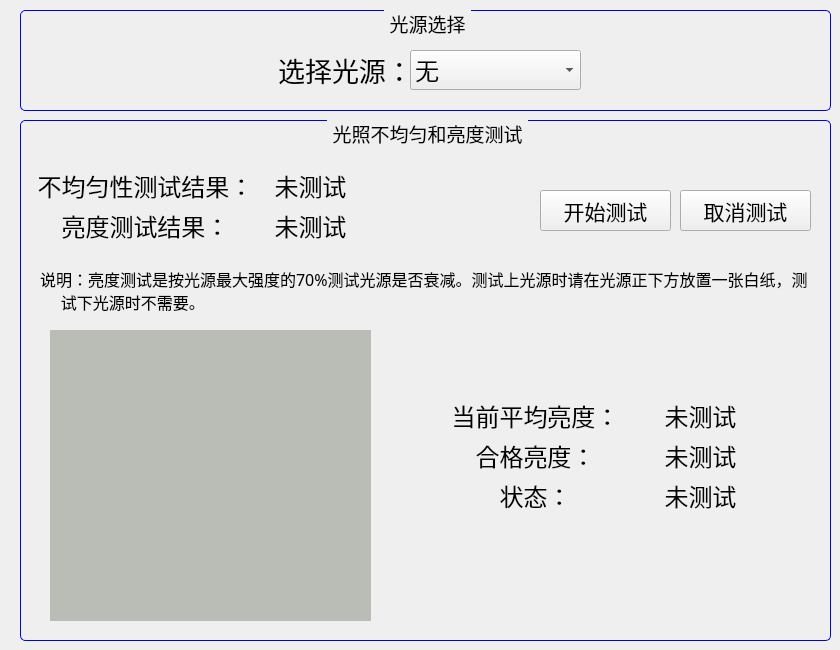
   <widget class="QWidget" name="tab_8">
    <attribute name="title">
     <string>系统光源标定</string>
    </attribute>
    <widget class="QGroupBox" name="LightGroupBox_15">
     <property name="geometry">
      <rect>
       <x>20</x>
       <y>10</y>
       <width>811</width>
       <height>101</height>
      </rect>
     </property>
     <property name="font">
      <font>
       <family>Yahei Mono</family>
       <pointsize>14</pointsize>
       <weight>50</weight>
       <italic>false</italic>
       <bold>false</bold>
      </font>
     </property>
     <property name="styleSheet">
      <string notr="true">QGroupBox 
{
	border:1px solid #0000EE;
	border-radius:5px;
	margin-top:1.5ex;
}
QGroupBox::title 
{
	subcontrol-origin: margin;
	subcontrol-position: top center;
	padding: 0 3px;
}</string>
     </property>
     <property name="title">
      <string>光源选择</string>
     </property>
     <property name="flat">
      <bool>false</bool>
     </property>
     <property name="checkable">
      <bool>false</bool>
     </property>
     <widget class="QLabel" name="lable_74">
      <property name="geometry">
       <rect>
        <x>220</x>
        <y>40</y>
        <width>211</width>
        <height>40</height>
       </rect>
      </property>
      <property name="font">
       <font>
        <family>Yahei Mono</family>
        <pointsize>20</pointsize>
        <weight>50</weight>
        <bold>false</bold>
       </font>
      </property>
      <property name="styleSheet">
       <string notr="true"/>
      </property>
      <property name="text">
       <string>选择光源：</string>
      </property>
      <property name="alignment">
       <set>Qt::AlignCenter</set>
      </property>
     </widget>
     <widget class="QComboBox" name="box_cz_21">
      <property name="geometry">
       <rect>
        <x>390</x>
        <y>40</y>
        <width>171</width>
        <height>40</height>
       </rect>
      </property>
      <property name="sizePolicy">
       <sizepolicy hsizetype="Preferred" vsizetype="Fixed">
        <horstretch>0</horstretch>
        <verstretch>0</verstretch>
       </sizepolicy>
      </property>
      <property name="minimumSize">
       <size>
        <width>0</width>
        <height>40</height>
       </size>
      </property>
      <property name="font">
       <font>
        <family>Yahei Mono</family>
        <pointsize>18</pointsize>
       </font>
      </property>
      <property name="layoutDirection">
       <enum>Qt::LeftToRight</enum>
      </property>
      <property name="autoFillBackground">
       <bool>false</bool>
      </property>
      <item>
       <property name="text">
        <string>无</string>
       </property>
      </item>
      <item>
       <property name="text">
        <string>相机1下光源</string>
       </property>
      </item>
      <item>
       <property name="text">
        <string>相机2上光源</string>
       </property>
      </item>
      <item>
       <property name="text">
        <string>相机2下光源</string>
       </property>
      </item>
      <item>
       <property name="text">
        <string>相机3上光源</string>
       </property>
      </item>
      <item>
       <property name="text">
        <string>相机3下光源</string>
       </property>
      </item>
     </widget>
    </widget>
    <widget class="QGroupBox" name="LightGroupBox_25">
     <property name="geometry">
      <rect>
       <x>20</x>
       <y>120</y>
       <width>811</width>
       <height>521</height>
      </rect>
     </property>
     <property name="font">
      <font>
       <family>Yahei Mono</family>
       <pointsize>14</pointsize>
       <weight>50</weight>
       <italic>false</italic>
       <bold>false</bold>
      </font>
     </property>
     <property name="styleSheet">
      <string notr="true">QGroupBox 
{
	border:1px solid #0000EE;
	border-radius:5px;
	margin-top:1.5ex;
}
QGroupBox::title 
{
	subcontrol-origin: margin;
	subcontrol-position: top center;
	padding: 0 3px;
}</string>
     </property>
     <property name="title">
      <string>光照不均匀和亮度测试</string>
     </property>
     <property name="flat">
      <bool>false</bool>
     </property>
     <property name="checkable">
      <bool>false</bool>
     </property>
     <widget class="QLabel" name="lable_157">
      <property name="geometry">
       <rect>
        <x>240</x>
        <y>50</y>
        <width>101</width>
        <height>31</height>
       </rect>
      </property>
      <property name="font">
       <font>
        <family>Ubuntu</family>
        <pointsize>18</pointsize>
        <weight>50</weight>
        <bold>false</bold>
       </font>
      </property>
      <property name="styleSheet">
       <string notr="true"/>
      </property>
      <property name="text">
       <string>未测试</string>
      </property>
      <property name="alignment">
       <set>Qt::AlignCenter</set>
      </property>
     </widget>
     <widget class="QLabel" name="lable_158">
      <property name="geometry">
       <rect>
        <x>10</x>
        <y>50</y>
        <width>231</width>
        <height>31</height>
       </rect>
      </property>
      <property name="font">
       <font>
        <family>Yahei Mono</family>
        <pointsize>18</pointsize>
        <weight>50</weight>
        <bold>false</bold>
       </font>
      </property>
      <property name="styleSheet">
       <string notr="true"/>
      </property>
      <property name="text">
       <string>不均匀性测试结果：</string>
      </property>
      <property name="alignment">
       <set>Qt::AlignCenter</set>
      </property>
     </widget>
     <widget class="QPushButton" name="pushButton_Revise_6">
      <property name="geometry">
       <rect>
        <x>520</x>
        <y>70</y>
        <width>131</width>
        <height>41</height>
       </rect>
      </property>
      <property name="sizePolicy">
       <sizepolicy hsizetype="Fixed" vsizetype="Fixed">
        <horstretch>0</horstretch>
        <verstretch>0</verstretch>
       </sizepolicy>
      </property>
      <property name="minimumSize">
       <size>
        <width>30</width>
        <height>0</height>
       </size>
      </property>
      <property name="font">
       <font>
        <family>Yahei Mono</family>
        <pointsize>16</pointsize>
       </font>
      </property>
      <property name="text">
       <string>开始测试</string>
      </property>
     </widget>
     <widget class="QPushButton" name="pushButton_Revise_7">
      <property name="geometry">
       <rect>
        <x>660</x>
        <y>70</y>
        <width>131</width>
        <height>41</height>
       </rect>
      </property>
      <property name="sizePolicy">
       <sizepolicy hsizetype="Fixed" vsizetype="Fixed">
        <horstretch>0</horstretch>
        <verstretch>0</verstretch>
       </sizepolicy>
      </property>
      <property name="minimumSize">
       <size>
        <width>30</width>
        <height>0</height>
       </size>
      </property>
      <property name="font">
       <font>
        <family>Yahei Mono</family>
        <pointsize>16</pointsize>
       </font>
      </property>
      <property name="text">
       <string>取消测试</string>
      </property>
     </widget>
     <widget class="QLabel" name="ButtonImage_2">
      <property name="geometry">
       <rect>
        <x>30</x>
        <y>210</y>
        <width>321</width>
        <height>291</height>
       </rect>
      </property>
      <property name="font">
       <font>
        <family>Yahei Mono</family>
       </font>
      </property>
      <property name="styleSheet">
       <string notr="true">background-color: rgb(186, 189, 182);</string>
      </property>
      <property name="frameShape">
       <enum>QFrame::NoFrame</enum>
      </property>
      <property name="text">
       <string/>
      </property>
      <property name="alignment">
       <set>Qt::AlignCenter</set>
      </property>
     </widget>
     <widget class="QLabel" name="lable_125">
      <property name="geometry">
       <rect>
        <x>20</x>
        <y>150</y>
        <width>771</width>
        <height>41</height>
       </rect>
      </property>
      <property name="font">
       <font>
        <family>Yahei Mono</family>
        <pointsize>12</pointsize>
        <weight>50</weight>
        <bold>false</bold>
       </font>
      </property>
      <property name="styleSheet">
       <string notr="true"/>
      </property>
      <property name="text">
       <string>说明：亮度测试是按光源最大强度的70%测试光源是否衰减。测试上光源时请在光源正下方放置一张白纸，测
     试下光源时不需要。</string>
      </property>
      <property name="alignment">
       <set>Qt::AlignLeading|Qt::AlignLeft|Qt::AlignVCenter</set>
      </property>
     </widget>
     <widget class="QLabel" name="lable_159">
      <property name="geometry">
       <rect>
        <x>10</x>
        <y>90</y>
        <width>231</width>
        <height>31</height>
       </rect>
      </property>
      <property name="font">
       <font>
        <family>Yahei Mono</family>
        <pointsize>18</pointsize>
        <weight>50</weight>
        <bold>false</bold>
       </font>
      </property>
      <property name="styleSheet">
       <string notr="true"/>
      </property>
      <property name="text">
       <string>亮度测试结果：</string>
      </property>
      <property name="alignment">
       <set>Qt::AlignCenter</set>
      </property>
     </widget>
     <widget class="QLabel" name="lable_160">
      <property name="geometry">
       <rect>
        <x>240</x>
        <y>90</y>
        <width>101</width>
        <height>31</height>
       </rect>
      </property>
      <property name="font">
       <font>
        <family>Ubuntu</family>
        <pointsize>18</pointsize>
        <weight>50</weight>
        <bold>false</bold>
       </font>
      </property>
      <property name="styleSheet">
       <string notr="true"/>
      </property>
      <property name="text">
       <string>未测试</string>
      </property>
      <property name="alignment">
       <set>Qt::AlignCenter</set>
      </property>
     </widget>
     <widget class="QLabel" name="lable_161">
      <property name="geometry">
       <rect>
        <x>400</x>
        <y>280</y>
        <width>231</width>
        <height>31</height>
       </rect>
      </property>
      <property name="font">
       <font>
        <family>Yahei Mono</family>
        <pointsize>18</pointsize>
        <weight>50</weight>
        <bold>false</bold>
       </font>
      </property>
      <property name="styleSheet">
       <string notr="true"/>
      </property>
      <property name="text">
       <string>当前平均亮度：</string>
      </property>
      <property name="alignment">
       <set>Qt::AlignCenter</set>
      </property>
     </widget>
     <widget class="QLabel" name="lable_162">
      <property name="geometry">
       <rect>
        <x>630</x>
        <y>280</y>
        <width>101</width>
        <height>31</height>
       </rect>
      </property>
      <property name="font">
       <font>
        <family>Ubuntu</family>
        <pointsize>18</pointsize>
        <weight>50</weight>
        <bold>false</bold>
       </font>
      </property>
      <property name="styleSheet">
       <string notr="true"/>
      </property>
      <property name="text">
       <string>未测试</string>
      </property>
      <property name="alignment">
       <set>Qt::AlignCenter</set>
      </property>
     </widget>
     <widget class="QLabel" name="lable_163">
      <property name="geometry">
       <rect>
        <x>400</x>
        <y>320</y>
        <width>231</width>
        <height>31</height>
       </rect>
      </property>
      <property name="font">
       <font>
        <family>Yahei Mono</family>
        <pointsize>18</pointsize>
        <weight>50</weight>
        <bold>false</bold>
       </font>
      </property>
      <property name="styleSheet">
       <string notr="true"/>
      </property>
      <property name="text">
       <string>合格亮度：</string>
      </property>
      <property name="alignment">
       <set>Qt::AlignCenter</set>
      </property>
     </widget>
     <widget class="QLabel" name="lable_164">
      <property name="geometry">
       <rect>
        <x>630</x>
        <y>320</y>
        <width>101</width>
        <height>31</height>
       </rect>
      </property>
      <property name="font">
       <font>
        <family>Ubuntu</family>
        <pointsize>18</pointsize>
        <weight>50</weight>
        <bold>false</bold>
       </font>
      </property>
      <property name="styleSheet">
       <string notr="true"/>
      </property>
      <property name="text">
       <string>未测试</string>
      </property>
      <property name="alignment">
       <set>Qt::AlignCenter</set>
      </property>
     </widget>
     <widget class="QLabel" name="lable_165">
      <property name="geometry">
       <rect>
        <x>400</x>
        <y>360</y>
        <width>231</width>
        <height>31</height>
       </rect>
      </property>
      <property name="font">
       <font>
        <family>Yahei Mono</family>
        <pointsize>18</pointsize>
        <weight>50</weight>
        <bold>false</bold>
       </font>
      </property>
      <property name="styleSheet">
       <string notr="true"/>
      </property>
      <property name="text">
       <string>状态：</string>
      </property>
      <property name="alignment">
       <set>Qt::AlignCenter</set>
      </property>
     </widget>
     <widget class="QLabel" name="lable_166">
      <property name="geometry">
       <rect>
        <x>630</x>
        <y>360</y>
        <width>101</width>
        <height>31</height>
       </rect>
      </property>
      <property name="font">
       <font>
        <family>Ubuntu</family>
        <pointsize>18</pointsize>
        <weight>50</weight>
        <bold>false</bold>
       </font>
      </property>
      <property name="styleSheet">
       <string notr="true"/>
      </property>
      <property name="text">
       <string>未测试</string>
      </property>
      <property name="alignment">
       <set>Qt::AlignCenter</set>
      </property>
     </widget>
    </widget>
   </widget>
